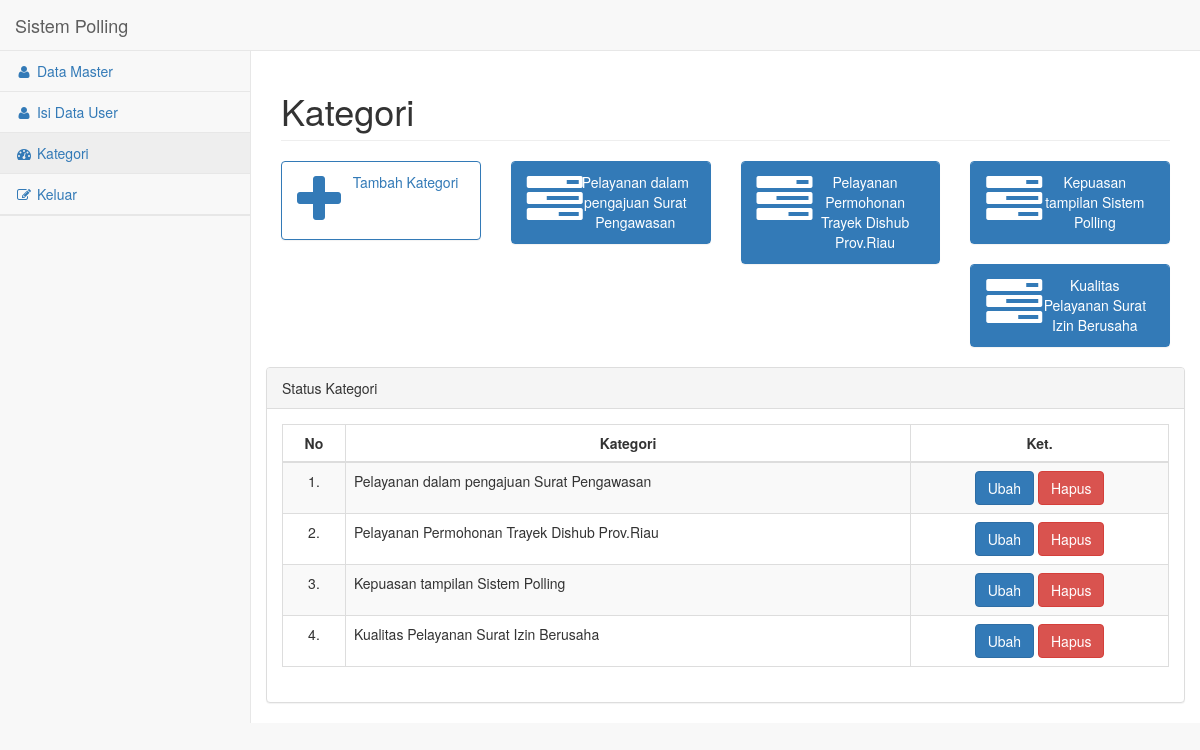
Page /pageAdmin.php on the committed database.
### tables this page shows
CREATE TABLE `kategori` (
  `id_kategori` int(11) NOT NULL,
  `nama_kategori` varchar(50) NOT NULL,
  `persyaratan` text NOT NULL,
  `status` tinyint(1) DEFAULT 0
);

### pageAdmin.php (the view, shortened to what this page needs)
<!DOCTYPE html>
<?php
    require 'sideindex.php';
?>
        <div id="page-wrapper">
            <div class="row">
                <div class="col-lg-12">
                    <h1 class="page-header">Kategori</h1>
                </div>
            </div>
            <div class="row">
                <div class="col-lg-3 col-md-6">
                    <div class="panel panel-primary">
                        <a href="tambahkategori.php">
                        <div class="panel-heading">
                            <div class="row">
                                <div class="col-xs-3">
                                    <i class="fa fa-plus fa-4x"></i>
                                </div>
                                <div class="col-xs-9 text-center">
                                    <div font=24>Tambah Kategori</div>
                                </div>
                            </div>
                        </div>
                        </a>
                    </div>
                </div>
							<?php
								include 'connect.php';
								$query = mysqli_query($connect,"select * from kategori");
								while ( $data = mysqli_fetch_array($query) ) { ?>
										<?php
										echo "
										<div class='col-lg-3 col-md-6'>
										<a href='laporan.php?id=$data[id_kategori]'>
												<div class='panel panel-primary'>
													<div class='panel-heading'>
														<div class='row'>
															<div class='col-xs-3'>
																<i class='fa fa-tasks fa-4x'></i>
															</div>
															<div class='col-xs-9 text-center'>
																<div>$data[nama_kategori]</div>
															</div>
														</div>
													</div>
												</div>
												</a>
											</div>"?>
							<?php } ?>
			<div class="row">
                <div class="col-lg-12">
                    <div class="panel panel-default">
                        <div class="panel-heading">
                            Status Kategori
                        </div>
                        <div class="panel-body">
                            <table width="100%" class="table table-striped table-bordered table-hover" id="dataTables-example">
                                <thead>
                                    <tr>
                                        <th> <center>No</center></th>
                                        <th><center>Kategori</center></th>
                                        <th><center>Ket.</center></th>
                                    </tr>
                                </thead>
                                <tbody>
                                    <?php
        								include 'connect.php';
        								$query = mysqli_query($connect,"SELECT * from kategori");
        								$no=1;
        								while ( $data = mysqli_fetch_array($query) ) {
                                            echo '
                                                    <tr>
                                                        <td><center>'.$no++.'.</center></td>
                                                        <td>'.$data["nama_kategori"].'</td>
                                                        <td>
                                                        <center>
                                                        <a type="submit" class="btn btn-primary" href="editkategori.php?idkategorisend='.$data['id_kategori'].'">Ubah</a>
                                                        <a type="reset" class="btn btn-danger" href="hapuskategori.php?id='.$data['id_kategori'].'">Hapus</a>
                                                    </tr>
                                            ';
                                             }
                                            ?>
                                </tbody>
                            </table>
            </div>
                </div>

### rows in the picture
kategori: nama_kategori "Pelayanan dalam pengajuan Surat Pengawasan"
kategori: nama_kategori "Pelayanan Permohonan Trayek Dishub Prov.Riau"
kategori: nama_kategori "Kepuasan tampilan Sistem Polling"
kategori: nama_kategori "Kualitas Pelayanan Surat Izin Berusaha"
